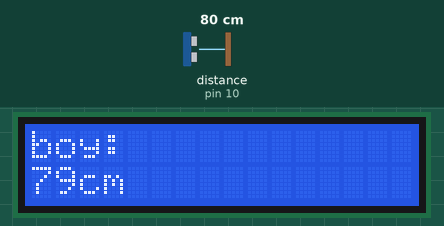
The sketch below on a simulated Arduino Uno, built with avr-gcc and run on an emulated ATmega328P. Shown: 16×2 character LCD. Wiring (inferred from the names in the program): ultrasonic range finder: trigger pin 9; echo pin 10. Inputs (shaded band) come from the test bench; at power-on: distance to the obstacle (sensor on pin 10) 80 cm. The echo pulse lasts 58.3 µs per cm.

Above: at 1.2 s.
1.3 s: distance to the obstacle (sensor on pin 10) set to 2 cm
At 2.3 s:
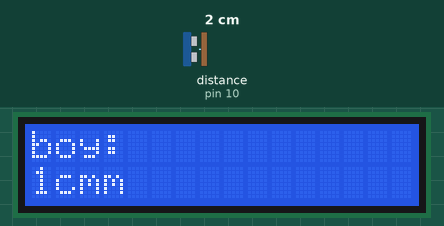
3.1 s: distance to the obstacle (sensor on pin 10) set to 4 cm
At 3.9 s:
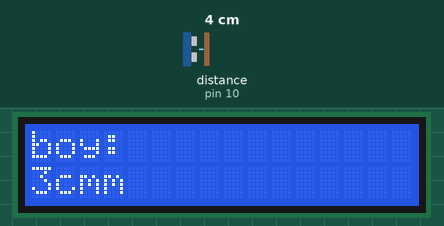
4.6 s: distance to the obstacle (sensor on pin 10) set to 9 cm
At 5.5 s:
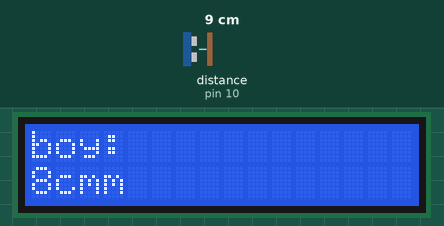
Timing chart, 0 to 7.6 s (numbered marks = the images above; inputs shaded):
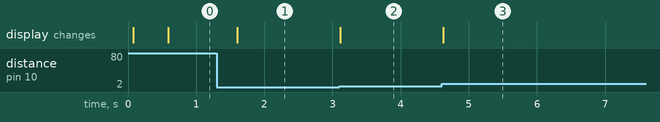

The sketch:

boy.hcsr04.ino
```cpp
#include <Wire.h>
#include <LiquidCrystal_I2C.h>

LiquidCrystal_I2C lcd(0x27, 16, 2);
const int trigPin=9;
const int echoPin=10;
long mesafe;
long sure;

void setup() {
lcd.begin();
pinMode(trigPin,OUTPUT);
pinMode(echoPin,INPUT);
lcd.print("boy: ");

}

void loop() {

digitalWrite(9,0);
delayMicroseconds(2);
digitalWrite(9,1);
delayMicroseconds(10);
digitalWrite(9,0);
int sure=pulseIn(10,1);

int mesafe=(sure/2)/29.1;
int boy=190-mesafe;
lcd.setCursor(0,1);

lcd.print(mesafe);
lcd.print("cm");
delay(500);


}
```

Measured:
- after the input at 1.3 s, the display: changes after 0.30 s (image 1)
- after the input at 3.1 s, the display: changes at once (image 2)
- after the input at 4.6 s, the display: changes at once (image 3)
